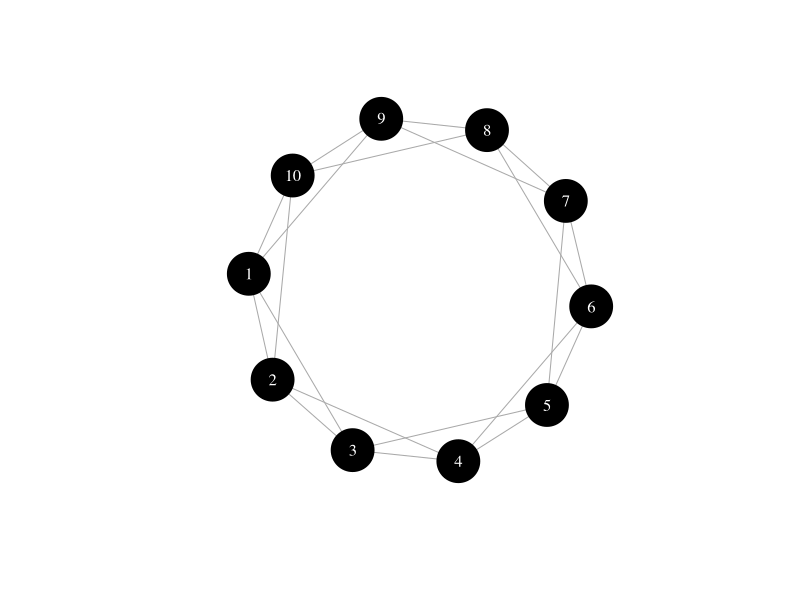
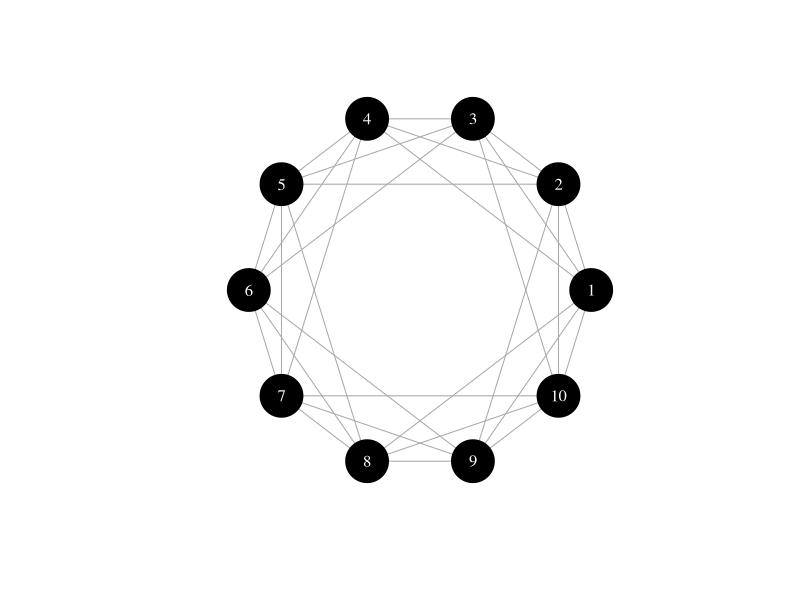
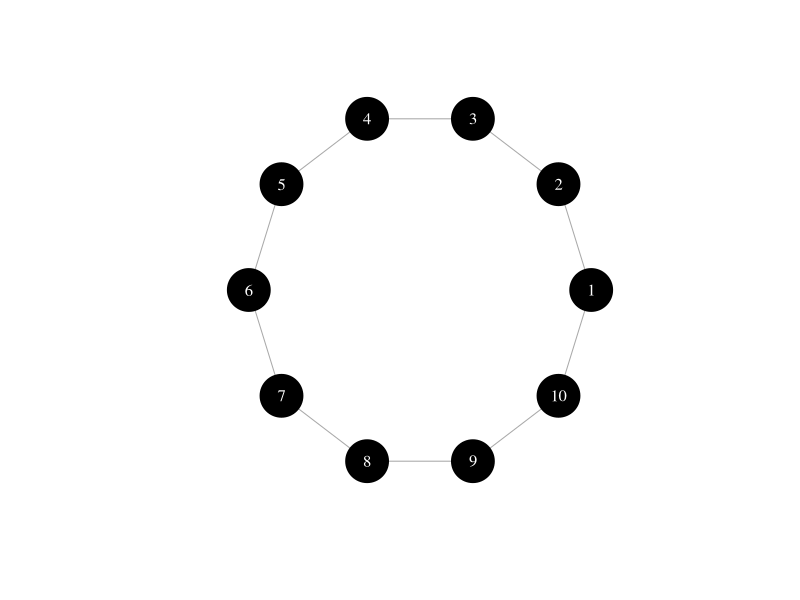
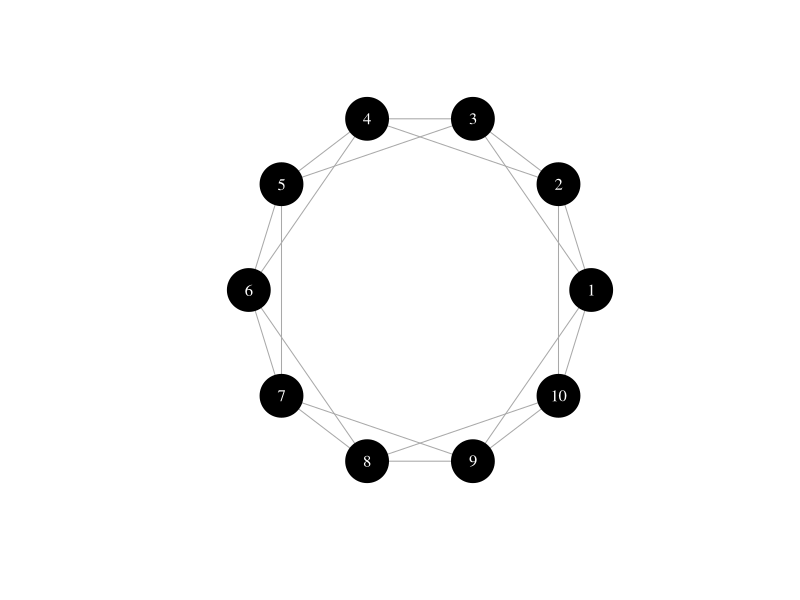
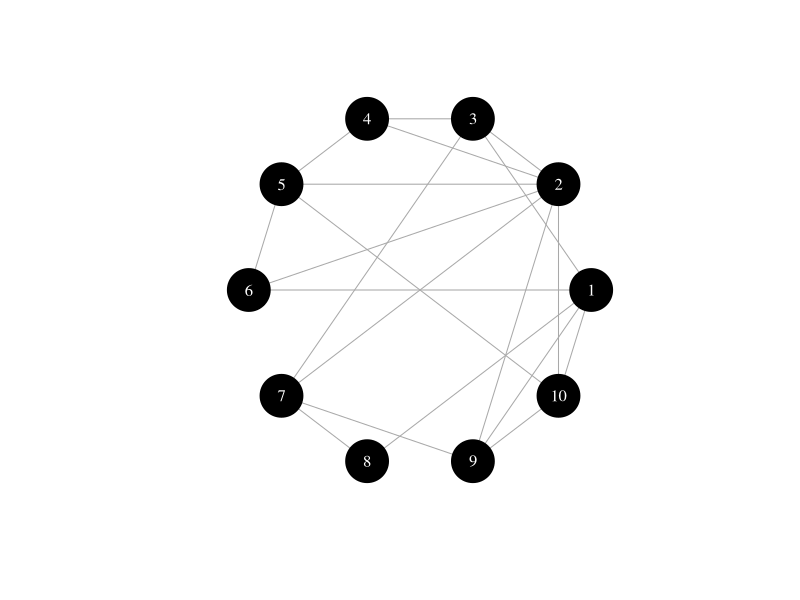
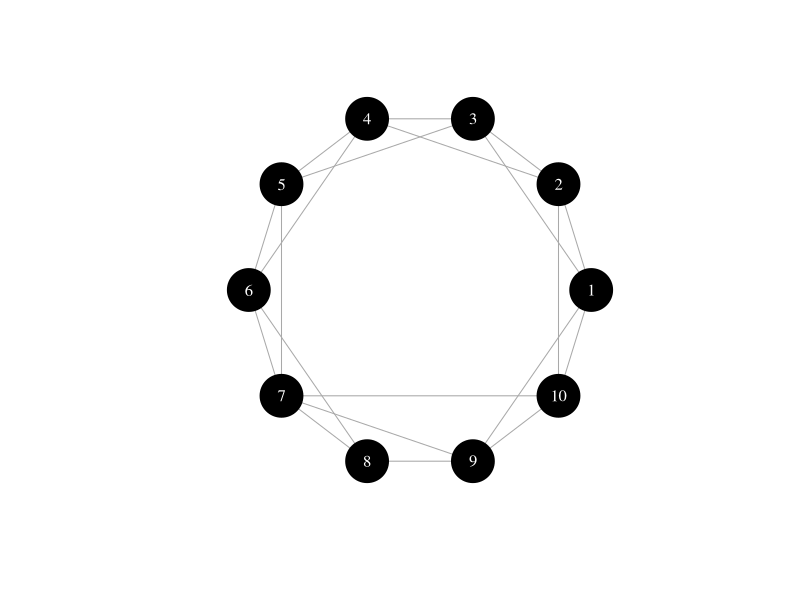
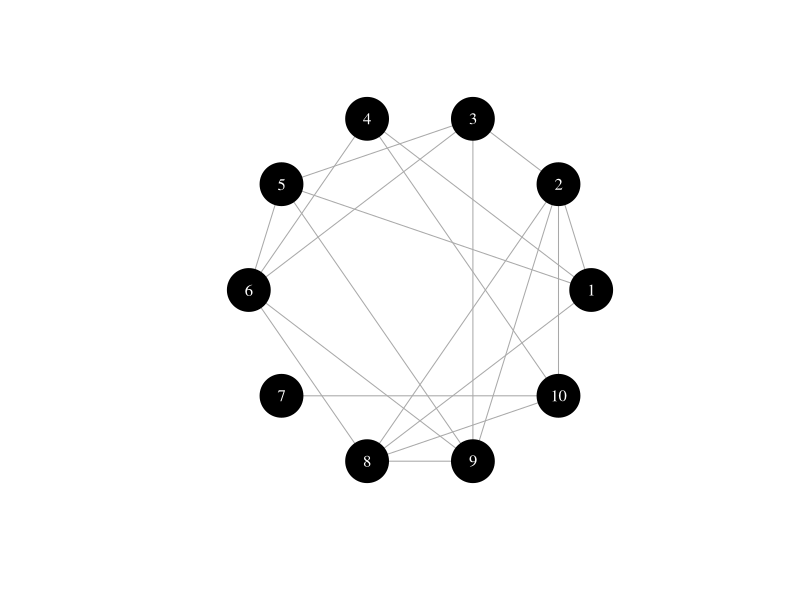

Write the R code that produced these figures, in order.
## ---- chunk 1
knitr::opts_chunk$set(echo = FALSE)
library(igraph)
## ---- chunk 2
g <- make_lattice(c(10, 1), nei = 2, circular = TRUE)
plot(g, vertex.size = 25, vertex.color = "black", vertex.label.color = "white")
## ---- chunk 3
g <- make_lattice(c(10, 1), nei = 3, circular = TRUE)
plot(g, vertex.size = 25, vertex.color = "black", vertex.label.color = "white", layout = layout_in_circle(g))
## ---- chunk 4
g <- make_lattice(c(10, 1), nei = 1, circular = TRUE)
plot(g, vertex.size = 25, vertex.color = "black", vertex.label.color = "white", layout = layout_in_circle(g))
## ---- chunk 5
g <- make_lattice(c(10, 1), nei = 2, circular = TRUE)
plot(g, vertex.size = 25, vertex.color = "black", vertex.label.color = "white", layout = layout_in_circle(g))
## ---- chunk 6
g <- sample_smallworld(1, 10, 2, 0.3, loops = FALSE, multiple = FALSE)
plot(g, vertex.size = 25, vertex.color = "black", vertex.label.color = "white", layout = layout_in_circle(g))
## ---- chunk 7
g <- sample_smallworld(1, 10, 2, 0.1, loops = FALSE, multiple = FALSE)
plot(g, vertex.size = 25, vertex.color = "black", vertex.label.color = "white", layout = layout_in_circle(g))
## ---- chunk 8
g <- sample_smallworld(1, 10, 2, 0.9, loops = FALSE, multiple = FALSE)
plot(g, vertex.size = 25, vertex.color = "black", vertex.label.color = "white", layout = layout_in_circle(g))
